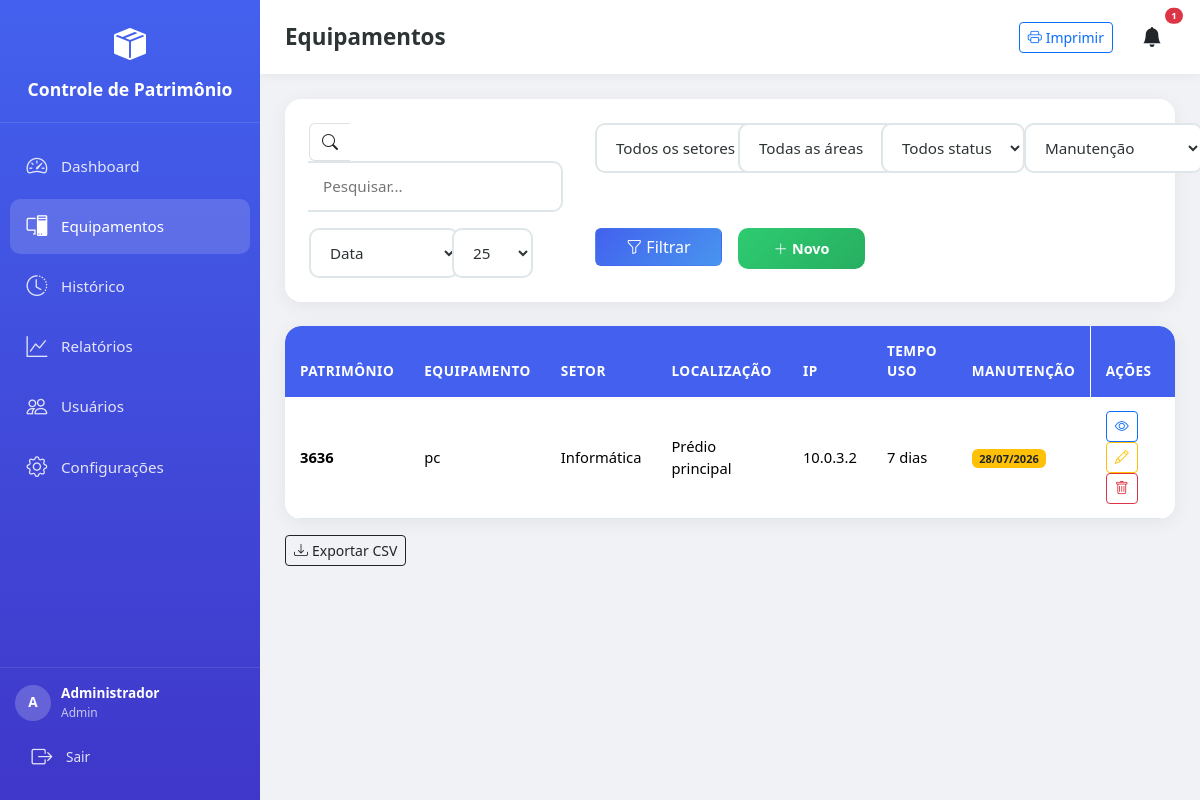
Before: /equipamentos (signed in) with the older database file.
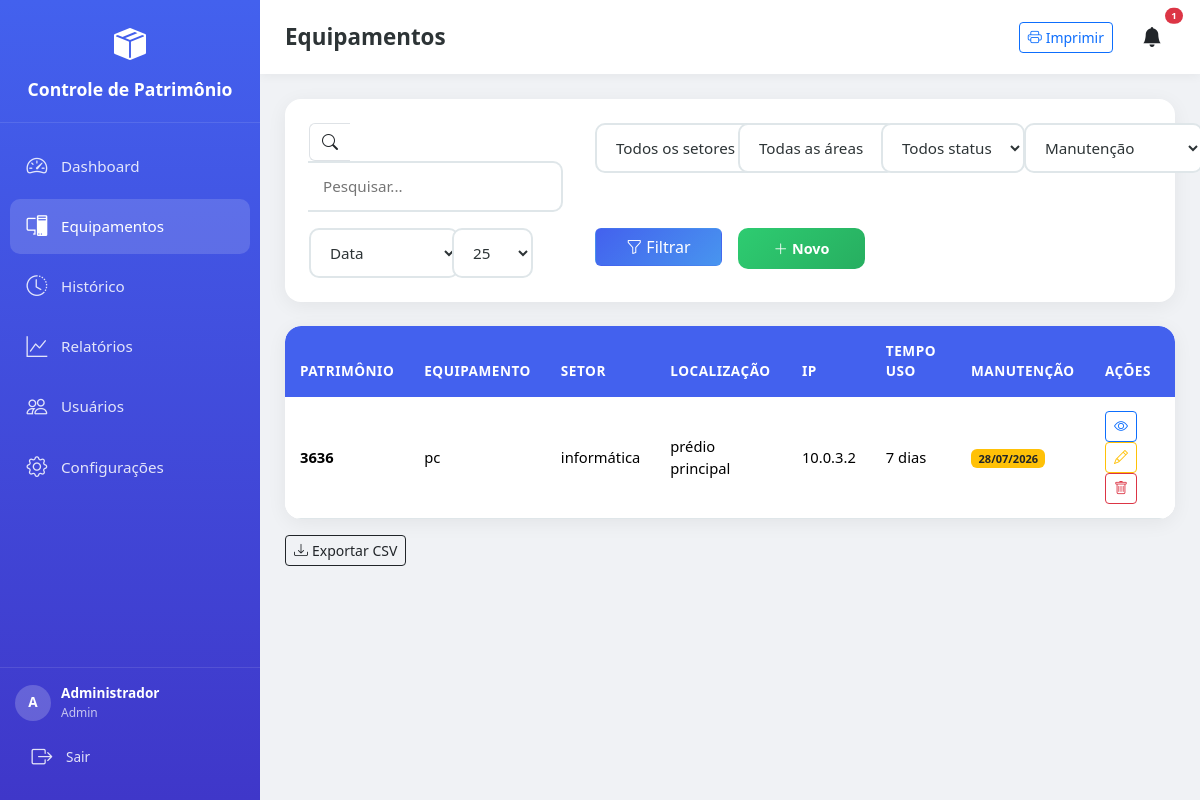
After: the same page with the newer database file.
### app/models/models.py (models this page shows, shortened)
class Equipamento(db.Model):
    __tablename__ = 'equipamentos'
    id = db.Column(db.Integer, primary_key=True)
    patrimonio = db.Column(db.String(50))
    data_inclusao = db.Column(db.Date, default=date.today)
    baixado = db.Column(db.Boolean, default=False)
    data_baixa = db.Column(db.Date, nullable=True)
    equipamento = db.Column(db.String(100))
    area_patrimonial = db.Column(db.String(100))
    setor = db.Column(db.String(100))
    localizacao = db.Column(db.String(100))
    especificacao = db.Column(db.Text)
    ultima_manutencao = db.Column(db.Date, nullable=True)
    proxima_manutencao = db.Column(db.Date, nullable=True)
    sistema_operacional = db.Column(db.String(100))
    placa_mae = db.Column(db.String(100))
    processador = db.Column(db.String(100))
    memoria_ram = db.Column(db.String(50))
    armazenamento = db.Column(db.String(100))
    ip = db.Column(db.String(50))
    usuario_id = db.Column(db.Integer, db.ForeignKey('usuarios.id'), nullable=False)
    data_criacao = db.Column(db.DateTime, default=datetime.now)
    data_atualizacao = db.Column(db.DateTime, default=datetime.now, onupdate=datetime.now)
    observacoes = db.relationship('Observacao', backref='equipamento', lazy=True, cascade='all, delete-orphan')
    @property
    def tempo_uso(self):
        if self.baixado and self.data_baixa:
            end_date = self.data_baixa
        else:
            end_date = date.today()
        if not self.data_inclusao:
            return {'anos': 0, 'meses': 0, 'dias': 0}
        delta = end_date - self.data_inclusao
        anos = delta.days // 365
        meses = (delta.days % 365) // 30
        dias = (delta.days % 365) % 30
        return {'anos': anos, 'meses': meses, 'dias': dias, 'total_dias': delta.days}
    @property
    def tempo_uso_formatado(self):
        t = self.tempo_uso
        partes = []
        if t['anos'] > 0:
            partes.append(f"{t['anos']} ano{'s' if t['anos'] > 1 else ''}")
        if t['meses'] > 0:
            partes.append(f"{t['meses']} mes{'es' if t['meses'] > 1 else ''}")
        if t['dias'] > 0:
            partes.append(f"{t['dias']} dia{'s' if t['dias'] > 1 else ''}")
        return ', '.join(partes) if partes else '0 dias'
    @property
    def status_manutencao(self):
        if not self.proxima_manutencao:
            return 'sem_manutencao'
        hoje = date.today()
        delta = (self.proxima_manutencao - hoje).days
        if delta < 0:
            return 'vencido'
        elif delta <= 30:
            return 'proximo'
        else:
            return 'ok'

### app/routes/main.py (the view, shortened to what this page needs)
@bp.route('/equipamentos')
@login_required
def equipamentos():
    page = request.args.get('page', 1, type=int)
    per_page = request.args.get('per_page', 25, type=int)
    query = Equipamento.query
    filtro_setor = request.args.get('setor', '')
    filtro_area = request.args.get('area_patrimonial', '')
    filtro_local = request.args.get('localizacao', '')
    filtro_equip = request.args.get('equipamento', '')
    filtro_status = request.args.get('status', '')
    filtro_manutencao = request.args.get('manutencao', '')
    filtro_usuario = request.args.get('usuario_id', '')
    busca = request.args.get('busca', '')
    ordenar = request.args.get('ordenar', 'data_inclusao')
    direcao = request.args.get('direcao', 'desc')
    if filtro_setor:
        query = query.filter(Equipamento.setor == filtro_setor)
    if filtro_area:
        query = query.filter(Equipamento.area_patrimonial == filtro_area)
    if filtro_local:
        query = query.filter(Equipamento.localizacao == filtro_local)
    if filtro_equip:
        query = query.filter(Equipamento.equipamento == filtro_equip)
    if filtro_status == 'ativos':
        query = query.filter_by(baixado=False)
    elif filtro_status == 'baixados':
        query = query.filter_by(baixado=True)
    if filtro_manutencao == 'proxima':
        hoje = date.today()
        dias_alertas = [30, 15, 7, 1]
        query = query.filter(Equipamento.proxima_manutencao != None)
        query = query.filter(Equipamento.proxima_manutencao <= hoje + timedelta(days=30))
    elif filtro_manutencao == 'vencida':
        query = query.filter(Equipamento.proxima_manutencao < date.today())
    elif filtro_manutencao == 'sem':
        query = query.filter(Equipamento.proxima_manutencao == None)
    if filtro_usuario:
        query = query.filter_by(usuario_id=int(filtro_usuario))
    if ordenar == 'patrimonio':
        col = Equipamento.patrimonio
    elif ordenar == 'data':
        col = Equipamento.data_inclusao
    elif ordenar == 'equipamento':
        col = Equipamento.equipamento
    elif ordenar == 'setor':
        col = Equipamento.setor
    elif ordenar == 'tempo_uso':
        col = Equipamento.data_inclusao
    elif ordenar == 'ultima_manutencao':
        col = Equipamento.ultima_manutencao
    elif ordenar == 'proxima_manutencao':
        col = Equipamento.proxima_manutencao
    else:
        col = Equipamento.data_inclusao
    if direcao == 'desc':
        col = col.desc()
    query = query.order_by(Equipamento.baixado.asc(), col)
    pagination = query.paginate(page=page, per_page=per_page, error_out=False)
    setores = db.session.query(Equipamento.setor).distinct().all()
    areas = db.session.query(Equipamento.area_patrimonial).distinct().all()
    locais = db.session.query(Equipamento.localizacao).distinct().all()
    equip_tipos = db.session.query(Equipamento.equipamento).distinct().all()
    usuarios = Usuario.query.all()
    config = Configuracao.query.first()
    return render_template('equipamentos.html',
        equipamentos=pagination.items,
        pagination=pagination,
        setores=setores, areas=areas, locais=locais,
        equip_tipos=equip_tipos, usuarios=usuarios,
        filtros=request.args, config=config
    )

### app/__init__.py (called while the page is built)
def create_app():
    app = Flask(__name__)
    app.config.from_object(Config)
    db.init_app(app)
    login_manager.init_app(app)
    login_manager.login_view = 'auth.login'
    login_manager.login_message = 'Por favor, faça login para acessar esta página.'
    login_manager.login_message_category = 'warning'
    with app.app_context():
        from app.routes import auth, main, api, admin
        app.register_blueprint(auth.bp)
        app.register_blueprint(main.bp)
        app.register_blueprint(api.bp, url_prefix='/api')
        app.register_blueprint(admin.bp, url_prefix='/admin')
        db.create_all()
        criar_admin_padrao()
        criar_config_padrao()
    @app.context_processor
    def inject_date():
        from datetime import date
        return dict(date=date)
    return app

### app/routes/auth.py (called while the page is built)
@login_manager.user_loader
def load_user(user_id):
    return Usuario.query.get(int(user_id))

### app/templates/equipamentos.html (shortened to what the changed rows need)
{% extends "base.html" %}
{% block page_title %}Equipamentos{% endblock %}
{% block content %}
<div class="card-modern overflow-hidden">
    <div class="table-responsive">
        <table class="table table-modern table-hover mb-0">
            <thead>
                <tr>
                    <th>Patrimônio</th>
                    <th>Equipamento</th>
                    <th>Setor</th>
                    <th>Localização</th>
                    <th>IP</th>
                    <th>Tempo Uso</th>
                    <th>Manutenção</th>
                    <th class="no-print">Ações</th>
                </tr>
            </thead>
            <tbody>
                {% for eq in equipamentos %}
                <tr class="{{ 'baixado' if eq.baixado else '' }}">
                    <td>
                        <span class="fw-bold">{{ eq.patrimonio or '-' }}</span>
                    </td>
                    <td>{{ eq.equipamento or '-' }}</td>
                    <td>{{ eq.setor or '-' }}</td>
                    <td>{{ eq.localizacao or '-' }}</td>
                    <td>{{ eq.ip or '-' }}</td>
                    <td>{{ eq.tempo_uso_formatado }}</td>
                    <td>
                        {% if eq.proxima_manutencao %}
                            {% if eq.status_manutencao == 'vencido' %}
                                <span class="badge bg-danger">{{ eq.proxima_manutencao.strftime('%d/%m/%Y') }}</span>
                            {% elif eq.status_manutencao == 'proximo' %}
                                <span class="badge bg-warning text-dark">{{ eq.proxima_manutencao.strftime('%d/%m/%Y') }}</span>
                            {% else %}
                                <span class="badge bg-success">{{ eq.proxima_manutencao.strftime('%d/%m/%Y') }}</span>
                            {% endif %}
                        {% else %}
                            <span class="badge bg-secondary">Não agendada</span>
                        {% endif %}
                    </td>
                    <td class="no-print">
                        <a href="{{ url_for('main.equipamento_detalhe', id=eq.id) }}" class="btn btn-sm btn-outline-primary"><i class="bi bi-eye"></i></a>
                        {% if current_user.is_admin or eq.usuario_id == current_user.id %}
                        <a href="{{ url_for('main.equipamento_editar', id=eq.id) }}" class="btn btn-sm btn-outline-warning"><i class="bi bi-pencil"></i></a>
                        {% endif %}
                        {% if current_user.is_admin %}
                        <form method="POST" action="{{ url_for('main.equipamento_excluir', id=eq.id) }}" class="d-inline" onsubmit="return confirm('Excluir este equipamento?')">
                            <button type="submit" class="btn btn-sm btn-outline-danger"><i class="bi bi-trash"></i></button>
                        </form>
                        {% endif %}
                    </td>
                </tr>
                {% else %}
                <tr><td colspan="8" class="text-center py-5 text-muted">Nenhum equipamento encontrado.</td></tr>
                {% endfor %}
            </tbody>
        </table>
    </div>
</div>
{% endblock %}

Changed rows visible on the page:
changed Equipamento "pc": setor "Informática" → "informática"; localizacao "Prédio principal" → "prédio principal"
